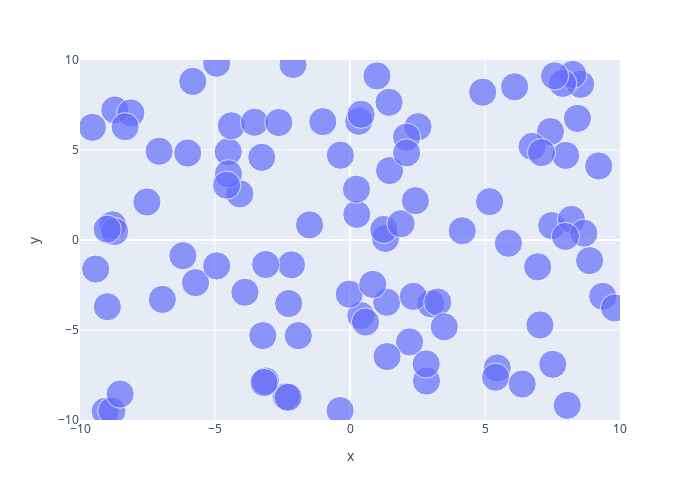
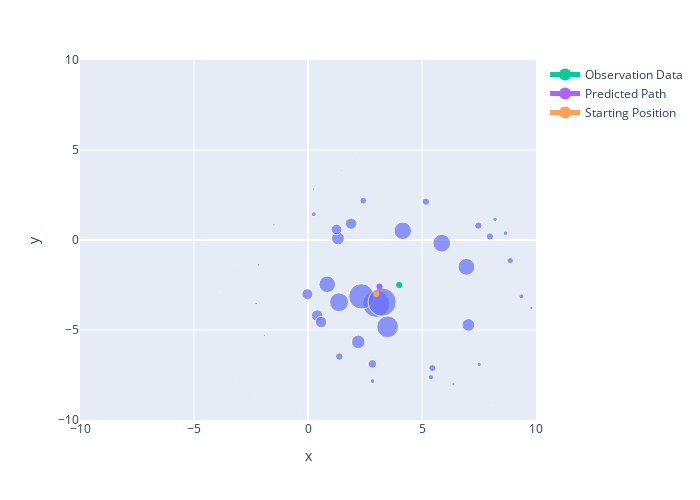
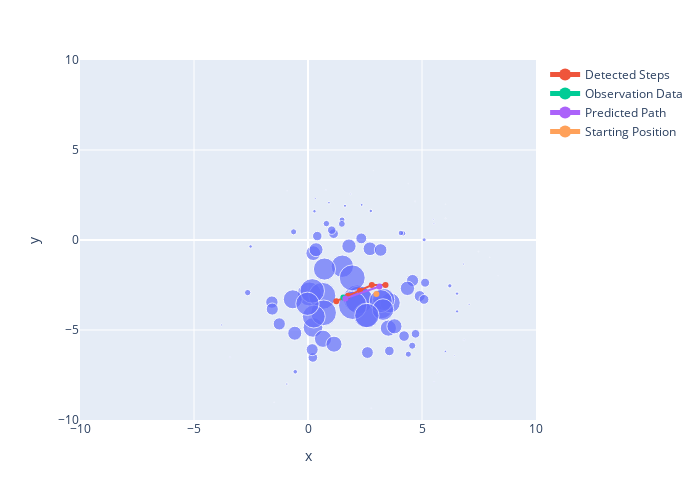
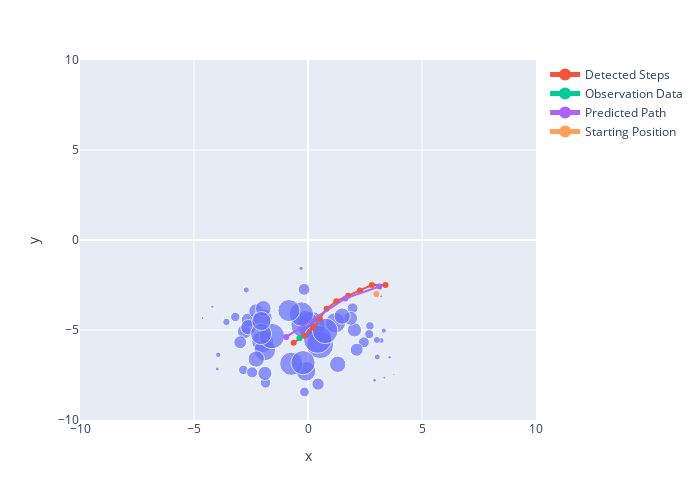

Notebook cell for these charts, in order:
### Code cell
def create_articial_observation_data(x, y, heading_list, detected_steps_list, step_distance, angle_offset, step_distance_std, heading_std):
    if (len(heading_list) != len(detected_steps_list)):
        return
    observation_data_x = [x]
    observation_data_y = [y]
    for i in range(1, len(heading_list)):
        #Adding noise
        noisy_distance = 0
        if (detected_steps_list[i] == True):
            noisy_distance = random.normal(step_distance, step_distance_std)
        noisy_angle = random.normal(0, heading_std)
        
        direction = heading_list[i] + noisy_angle
        x = observation_data_x[i-1] + (noisy_distance * math.cos(((angle_offset-direction) * math.pi) / 180))
        y = observation_data_y[i-1] + (noisy_distance * math.sin(((angle_offset-direction) * math.pi) / 180))


        observation_data_x.append(x)
        observation_data_y.append(y)

    # Artifically add in null values to reduce quantity of observation data
    for i in range(1, len(observation_data_x)):
        if (not i % 6 == 0):
            observation_data_x[i] = np.nan
            observation_data_y[i] = np.nan
    return observation_data_x, observation_data_y



N, particles, weights, x, y, xRange, yRange, step_distance, angle_offset = reset(
    100, 4, -2.5, np.array([-10,10]), np.array([-10,10]), 0.6, 180)
#particles = create_uniform_particles(3.5, 4.5, -2, -3, N)
step_distance_std = 0.1
heading_std = 5
#These two standard deviations can be made really small so you can see the control data actually 
#playing a part and the fact that the particles need apply_movement() (i.e the particles at the start don't resample around the observation data, they tend to follow it closely until a particle gets lucky so the rest can also converge)
weights_std = 2
resample_std = 2


test_detected_steps = [False, True, True, True, True, True, False, True, False, True, True, True, True, True, True, False, True, True, True, True, True, False, True, False, True, True, True, True, True, True, True, True]#len = 15
#test_heading = [0, 0, 0 ,-30, -60, -90, -120, -160, -160, -180, -180, -200, -210, -230, -260]
test_heading = [0, 0, 0 ,-30, -30, -30, -30, -45, -50, -60, -60 , -50, -40, -30, -20, 0, 0, 0 ,30, 30, 30, 30, 45, 50, 60, 60 , 70, 80, 90, 100, 100, 100]
test_observation_x_data, test_observation_y_data = create_articial_observation_data(x ,y ,test_heading, test_detected_steps, step_distance, angle_offset, step_distance_std, heading_std)

Artificial_data_df = pd.DataFrame()
Artificial_data_df["Predicted X"] = test_observation_x_data
Artificial_data_df["Predicted Y"] = test_observation_y_data
Artificial_data_df["Step Detected"] = test_detected_steps
Artificial_data_df["Heading"] = test_heading

#Plot intial particles
fig = plot_particles(particles, weights, xRange, yRange)
fig.show()

particle_filter_driver_code(N, particles, weights, Artificial_data_df, x, y, xRange, yRange, step_distance, angle_offset, step_distance_std, heading_std, weights_std, resample_std)
Artificial_data_df
